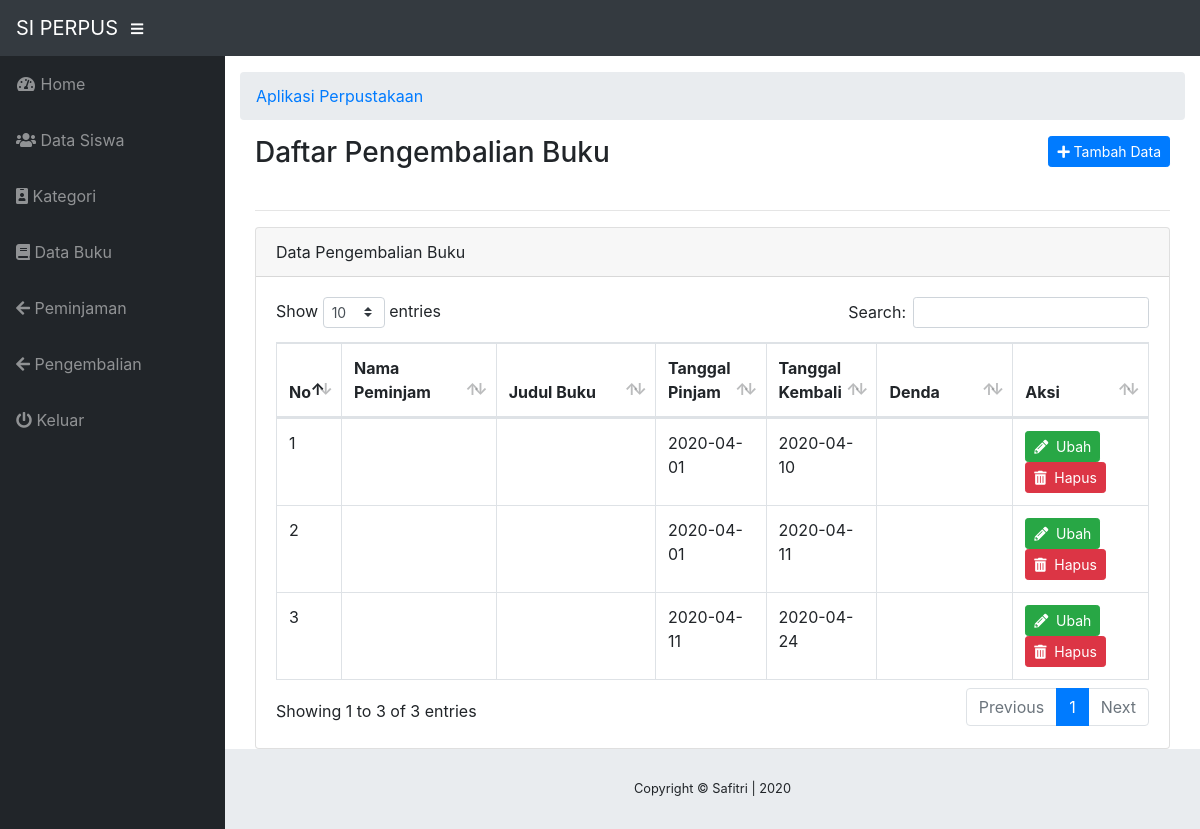
The page /index.php?menu=pengembalian (signed in) on the database its author committed.
### tables this page shows
CREATE TABLE `tb_pengembalian` (
  `id_kembali` int(10) NOT NULL,
  `id_siswa` int(10) NOT NULL,
  `id_buku` int(10) NOT NULL,
  `tgl_pinjam` date NOT NULL,
  `tgl_kembali` date NOT NULL,
  `denda` varchar(100) NOT NULL,
  `status` varchar(100) NOT NULL
);

### pengembalian/index.php (the view)
<?php
include 'koneksi.php';
?>
<div class="container-fluid">
<div class="clearfix">
	<h1 class="h3 mb-4 text-gray-800 float-left">Daftar Pengembalian Buku</h1>
	<a href="index.php?menu=tambah_pengembalian" class="btn btn-primary btn-sm float-right"><i class="fas fa-plus"></i> Tambah Data</a>
</div>
<hr>
	<div class="card">
	<div class="card-header">Data Pengembalian Buku</div>
	<div class="card-body">
		<div class="table-responsive">
			<div id="dataTable_wrapper" class="dataTables_wrapper dt-bootstrap4 no-footer"><div class="row"><div class="col-sm-12 col-md-6"><div class="dataTables_length" id="dataTable_length"><label>Show <select name="dataTable_length" aria-controls="dataTable" class="custom-select custom-select-sm form-control form-control-sm"><option value="10">10</option><option value="25">25</option><option value="50">50</option><option value="100">100</option></select> entries</label>
			</div></div><div class="col-sm-12 col-md-6"><div id="dataTable_filter" class="dataTables_filter"><label>Search:<input type="search" class="form-control form-control-sm" placeholder=""  name="cari" aria-controls="dataTable"></label></div></div>
		</div><div class="row"><div class="col-sm-12"><table class="table table-bordered dataTable no-footer" id="dataTable" width="100%" cellspacing="0" role="grid" aria-describedby="dataTable_info" style="width: 100%;">
				<thead>
					<tr role="row">
						<th class="sorting_asc" tabindex="0" aria-controls="dataTable" rowspan="1" colspan="1" aria-sort="ascending" aria-label="No: activate to sort column descending" style="width: 5px;">No</th>
						<th class="sorting" tabindex="0" aria-controls="dataTable" rowspan="1" colspan="1" aria-label="Nama Barang: activate to sort column ascending" style="width: 200px;">Nama Peminjam </th>
						<th class="sorting" tabindex="0" aria-controls="dataTable" rowspan="1" colspan="1" aria-label="Jumlah Barang: activate to sort column ascending" style="width: 300px;">Judul Buku</th>
						<th class="sorting" tabindex="0" aria-controls="dataTable" rowspan="1" colspan="1" aria-label="Jumlah Barang: activate to sort column ascending" style="width: 80px;">Tanggal Pinjam</th>
						<th class="sorting" tabindex="0" aria-controls="dataTable" rowspan="1" colspan="1" aria-label="Kondisi Barang: activate to sort column ascending" style="width: 80px;">Tanggal Kembali</th>
						<th class="sorting" tabindex="0" aria-controls="dataTable" rowspan="1" colspan="1" aria-label="Aksi: activate to sort column ascending" style="width: 200px;">Denda</th>
						<th class="sorting" tabindex="0" aria-controls="dataTable" rowspan="1" colspan="1" aria-label="Aksi: activate to sort column ascending" style="width: 200px;">Aksi</th>
					</tr>
				</thead>
				<tbody>
	<?php
	$data= mysqli_query($koneksi, "SELECT * FROM tb_pengembalian ");
	$no = 1;
	while($a = mysqli_fetch_assoc($data)) : ?>
	<tr role="row" class="odd">
	<td class="sorting_1"><?= $no++ ?></td>
	<td> <?= $a["nama_siswa"]; ?> </td>
	<td> <?= $a["judul_buku"]; ?> </td>
	<td> <?= $a["tgl_pinjam"]; ?></td>
	<td> <?= $a["tgl_kembali"]; ?> </td>
	<td> <?= $a["denda"]; ?> </td>
	<td>
		<a href="index.php?menu=edit_peminjaman&id_peminjam= <?=$a["id_peminjam"]; ?>" class="btn btn-sm btn-success"><i class="fas fa-pencil-alt"></i>&nbsp;&nbsp;Ubah</a>
		<a href="index.php?menu=hapus_peminjaman&id_peminjam= <?= $a["id_peminjam"] ?>" class="btn btn-sm btn-danger" onclick="return confirm('apakah anda yakin?')"><i class="fas fa-trash-alt"></i>&nbsp;&nbsp;Hapus</a>
	</td>
		</tr>
			<?php endwhile; ?>
	</tbody>
			</table></div></div><div class="row"><div class="col-sm-12 col-md-5"><div class="dataTables_info" id="dataTable_info" role="status" aria-live="polite">Showing 1 to 3 of 3 entries</div></div><div class="col-sm-12 col-md-7"><div class="dataTables_paginate paging_simple_numbers" id="dataTable_paginate"><ul class="pagination"><li class="paginate_button page-item previous disabled" id="dataTable_previous"><a href="#" aria-controls="dataTable" data-dt-idx="0" tabindex="0" class="page-link">Previous</a></li><li class="paginate_button page-item active"><a href="#" aria-controls="dataTable" data-dt-idx="1" tabindex="0" class="page-link">1</a></li><li class="paginate_button page-item next disabled" id="dataTable_next"><a href="#" aria-controls="dataTable" data-dt-idx="2" tabindex="0" class="page-link">Next</a></li></ul></div></div></div></div>
		</div>
	</div>
</div>
</div>

### rows shown on the page
tb_pengembalian: tgl_pinjam "2020-04-01", tgl_kembali "2020-04-10"
tb_pengembalian: tgl_pinjam "2020-04-01", tgl_kembali "2020-04-11"
tb_pengembalian: tgl_pinjam "2020-04-11", tgl_kembali "2020-04-24"
